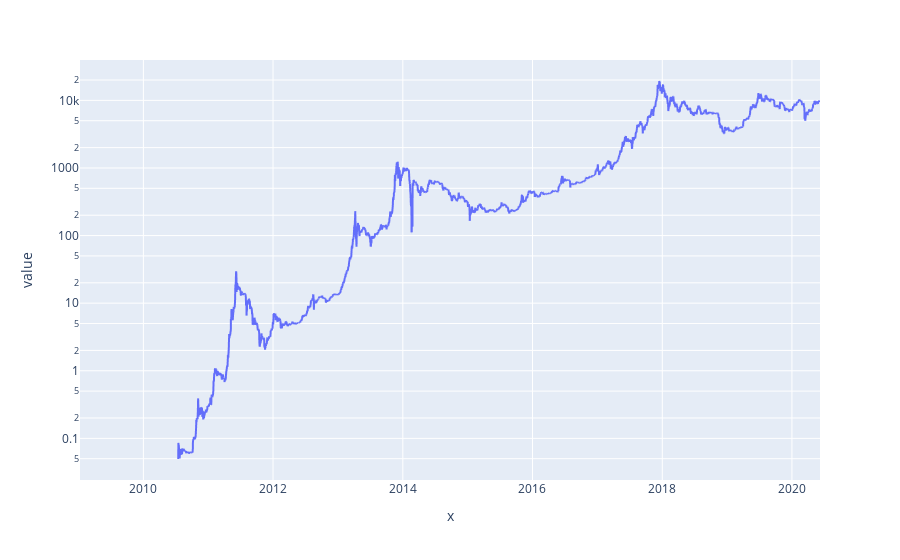

The notebook cell this image was saved under:
### Code cell
# trying to consolidate colab FFT_Norm notebook locally
# !pip install scaleogram
import pandas as pd
import numpy as np
from matplotlib import pyplot as plt
import plotly.express as px
from preprocess import normalise_data, detrend, preprocess_frame, load_frame
## from preprocess import add_cme_expiry

# df = pd.read_csv("DATASET.CSV")
df = load_frame()
# df = preprocess_frame(df)
print (df.tail(5))
# print (df.columns)

fig = px.line(df, x=df.index, y="value", log_y=True)
fig

### Figure 1 — Plotly figure (JSON) as saved in the notebook; plotly's stock layout.template omitted (floating-point values rounded to 4 significant figures; data arrays with more than 128 entries replaced by an {"elided": "..."} marker saying what was removed)
{"data": [{"hoverlabel": {"namelength": 0}, "hovertemplate": "x=%{x}<br>value=%{y}", "legendgroup": "", "line": {"color": "#636efa", "dash": "solid"}, "mode": "lines", "name": "", "showlegend": false, "type": "scattergl", "x": {"elided": "4168 str values"}, "xaxis": "x", "y": {"elided": "4168 float values"}, "yaxis": "y"}], "layout": {"legend": {"tracegroupgap": 0}, "margin": {"t": 60}, "xaxis": {"anchor": "y", "domain": [0, 1], "title": {"text": "x"}}, "yaxis": {"anchor": "x", "domain": [0, 1], "title": {"text": "value"}, "type": "log"}}}
